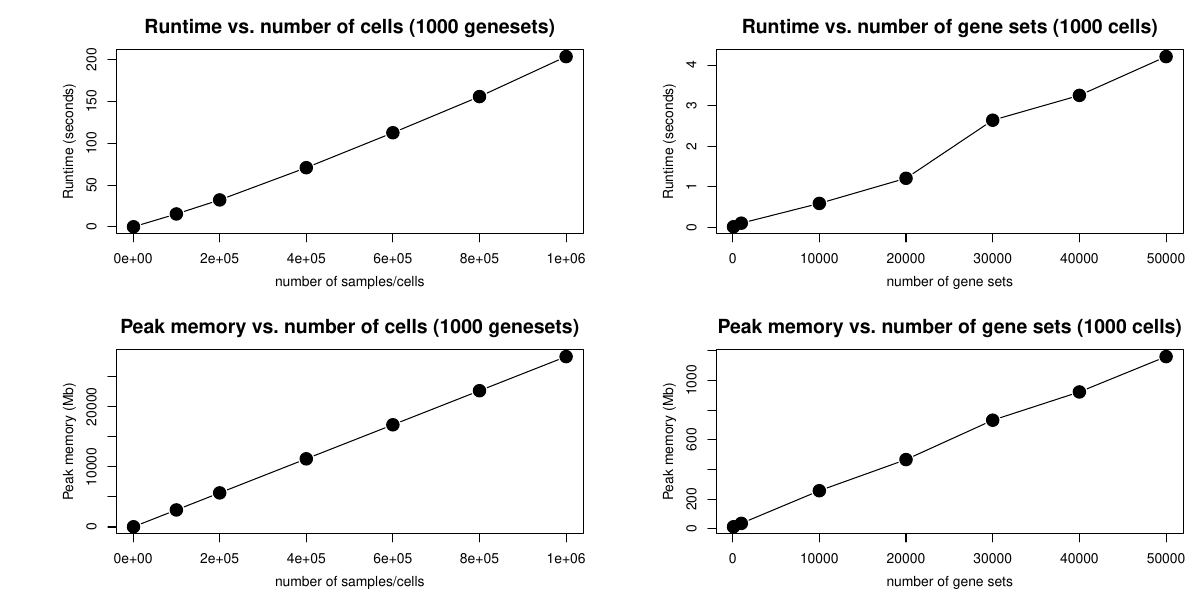

Recreate this plot in R.
library(playbase)
library(Seurat)
library(SeuratData)
library(peakRAM)

source("~/Playground/playbase/dev/include.R", chdir=TRUE)
source("R/plaid.R")
source("R/functions.R")

#InstallData("pbmc3k")
data("pbmc3k.final")
pbmc3k.final <- UpdateSeuratObject(pbmc3k.final)
Idents(pbmc3k.final) <- pbmc3k.final$seurat_annotations

X <- pbmc3k.final[['RNA']]@data
dim(X)

matG <- Matrix::t(playdata::GSETxGENE)
colnames(matG) <- gsub("[/.]","_",colnames(matG))
dim(matG)

gg <- intersect(rownames(X),rownames(matG))
X <- X[gg,]
matG <- matG[gg,]
dim(matG)

dim(X)
XL <- do.call(cbind, rep(list(X), 10))
XL <- do.call(cbind, rep(list(XL), 10))
XL <- do.call(cbind, rep(list(XL), 4))
dim(XL)

gmt <- mat2gmt(matG)
gmt <- head(gmt,50000)
length(gmt)
matG <- matG[,names(gmt)]

## 12010x1055200 takes 570 seconds...
peakRAM(rX <- colranks(XL[,], keep.zero=TRUE))
dim(rX)

## 50k gsets takes 50.914 seconds...
peakRAM(gmt2mat(gmt))

##----------------------------------------------------
## Computation vs. number of cells
##----------------------------------------------------
timings <- c()
nlist <- c(1000,100000,200000,400000,600000,800000,1000000)
i=1
n=100
for(n in nlist) {
  X1 <- XL[,1:n]
  G1 <- matG[,1:1000]
  message("----------------------")
  message("num.samples = ", ncol(X1))
  message("num.gsets = ", ncol(G1))
  tt <- peakRAM::peakRAM( plaid(X1, matG=G1, chunk=NULL) )
  tt$Total_RAM_Used_MiB <- NULL
  tt <- cbind(tt, nsets=ncol(G1), nrow=nrow(X1), ncol=ncol(X1))
  timings <- rbind(timings, tt)
  write.csv(timings, file="benchmark-plaid.csv")
}
timings

##----------------------------------------------------
## Computation vs. geneset collection size
##----------------------------------------------------

glist <- c(100,1000,10000,20000,30000,40000,50000)
i=1
g=100
for(g in glist) {
  X1 <- XL[,1:1000]
  G1 <- matG[,1:g]
  message("----------------------")
  message("num.samples = ", ncol(X1))
  message("num.gsets = ", ncol(G1))
  tt <- peakRAM::peakRAM( plaid(X1, matG=G1, chunk=NULL) )
  tt$Total_RAM_Used_MiB <- NULL
  tt <- cbind(tt, nsets=ncol(G1), nrow=nrow(X1), ncol=ncol(X1))
  timings <- rbind(timings, tt)
  write.csv(timings, file="benchmark-plaid.csv")
}
timings


if(0) {

  timings <- read.csv(file="benchmark-plaid.csv", row.names=1)
  timings
  
  pdf("benchmark-plaid.pdf",w=12,h=7.5,pointsize=12)

  par(mfrow=c(2,2), mar=c(4,7,3,1), mgp=c(2.4,1,0))
  sel <- 1:7
  xx <- timings$ncol[sel]
  tt <- timings$Elapsed_Time_sec[sel]
  plot(xx, tt, type="b", cex=2, pch=19,
    xlab="number of samples/cells", ylab="Runtime (seconds)")
  title("Runtime vs. number of cells (1000 genesets)",line=1, cex.main=1.4)
  
  sel <- 8:14
  xx <- timings$nsets[sel]
  tt <- timings$Elapsed_Time_sec[sel]
  plot(xx, tt, type="b", cex=2, pch=19,
    xlab="number of gene sets", ylab="Runtime (seconds)")
  title("Runtime vs. number of gene sets (1000 cells)",line=1, cex.main=1.4)


  sel <- 1:7
  xx <- timings$ncol[sel]
  tt <- timings$Peak_RAM_Used_MiB[sel]
  plot(xx, tt, type="b", cex=2, pch=19,
    xlab="number of samples/cells", ylab="Peak memory (Mb)")
  title("Peak memory vs. number of cells (1000 genesets)",line=1, cex.main=1.4)
  
  sel <- 8:14
  xx <- timings$nsets[sel]
  tt <- timings$Peak_RAM_Used_MiB[sel]
  plot(xx, tt, type="b", cex=2, pch=19,
    xlab="number of gene sets", ylab="Peak memory (Mb)")
  title("Peak memory vs. number of gene sets (1000 cells)",line=1, cex.main=1.4)
  
  dev.off()

  
  
}
